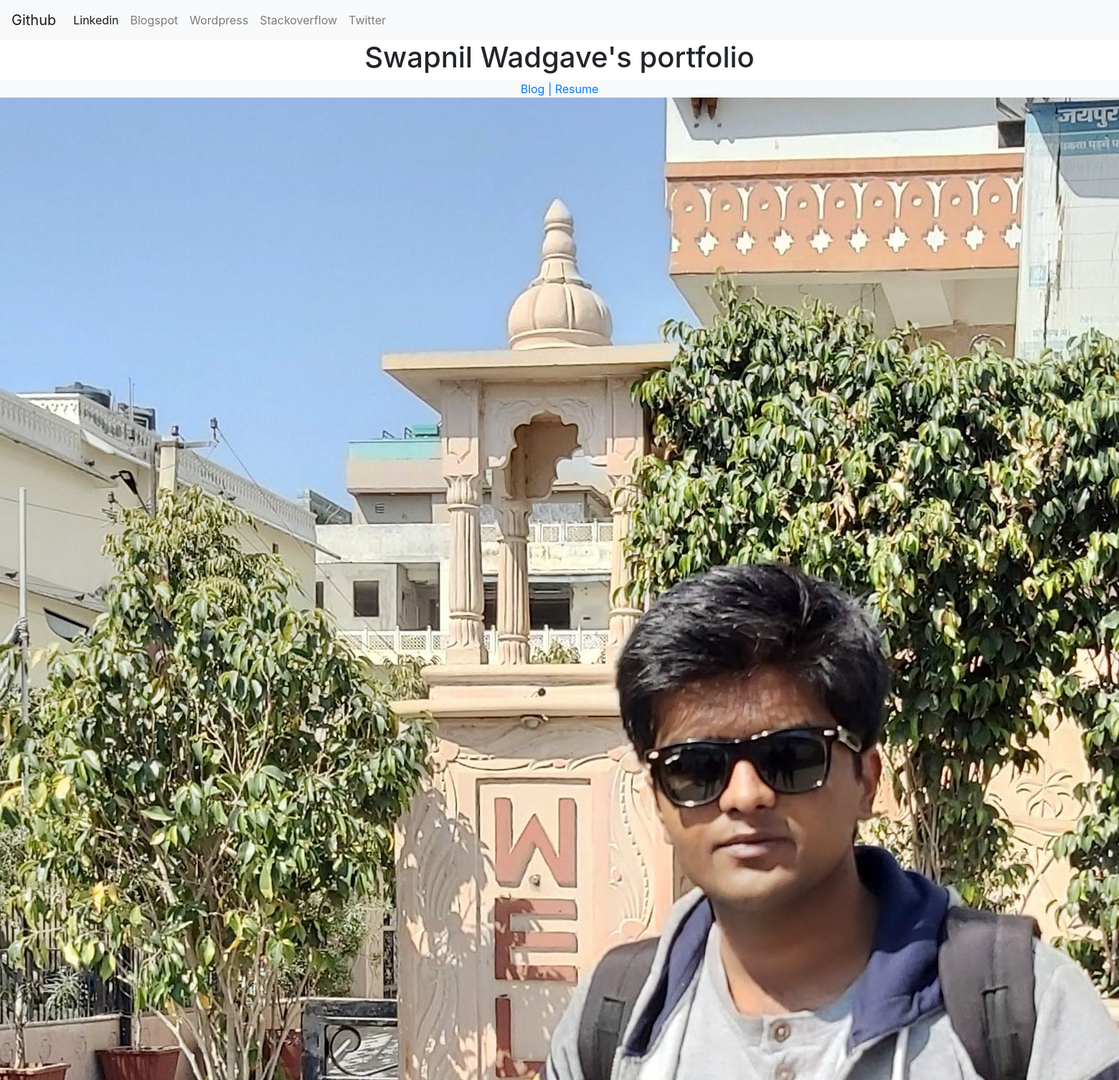
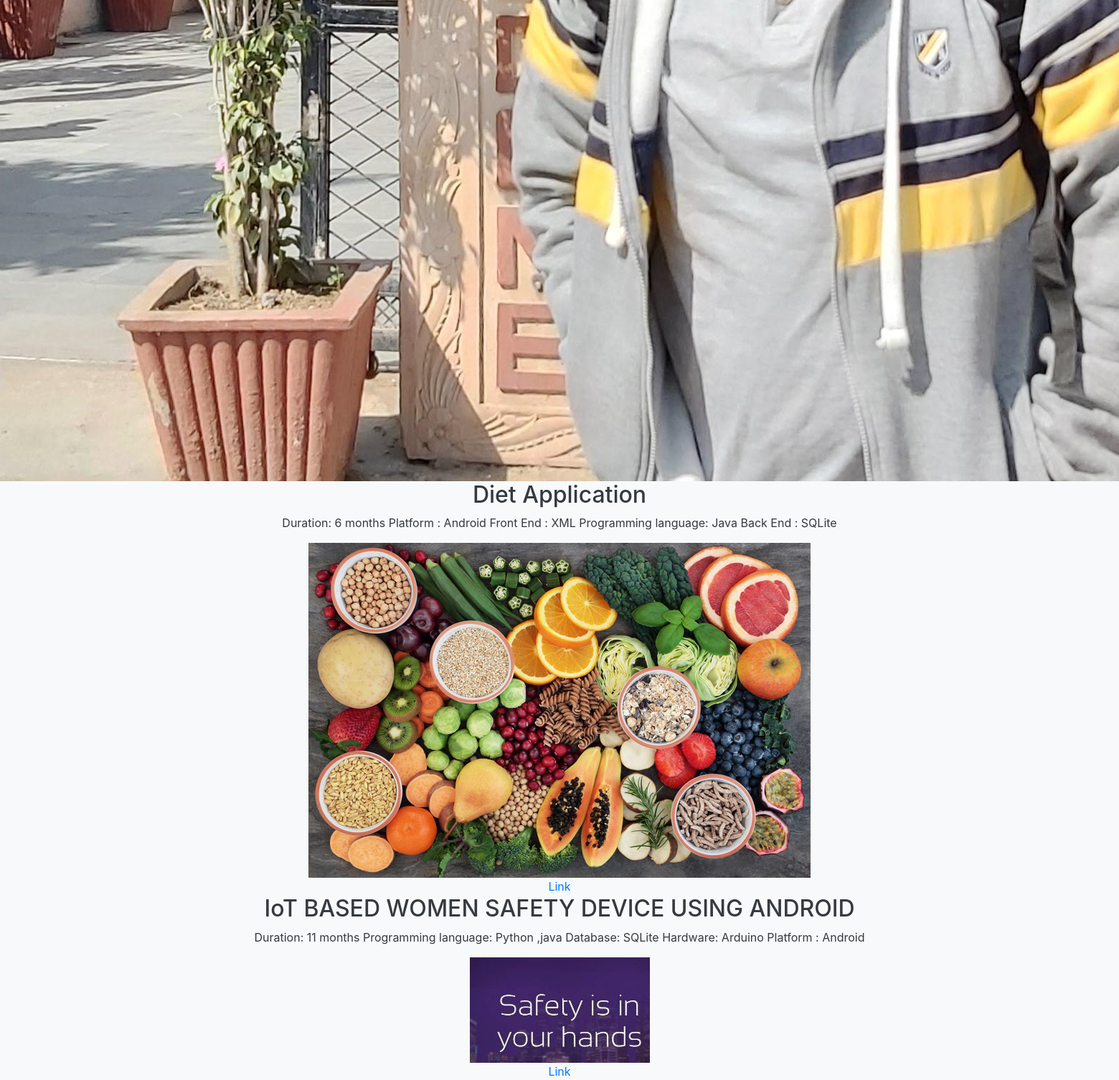
The page / on the database its author committed (2 pictures, top to bottom).
### portfolio/models.py (models this page shows, shortened)
class Project(models.Model):
    title = models.CharField(max_length = 100)
    description = models.CharField(max_length = 250)
    image = models.ImageField(upload_to='portfolio/images')
    url = models.URLField(blank=True)

### portfolio/views.py (the view)
# urls.py: 2. Add a URL to urlpatterns:  path('', views.home, name='home')
def home(request):
    projects = Project.objects.all()
    return render(request,'generator/home.html', {'projects':projects})

### portfolio/templates/generator/home.html
{% extends 'generator/base.html' %}
{% block content%}
   <h1 class="text-center"> Swapnil Wadgave's portfolio </h1>
{% load static %}
<div class="navbar-collapse text-center bg-light text-dark">
<nav>
<a href="{% url 'blog:all_blogs' %}">Blog |</a>
<a href="{% static 'portfolio\resumeswapnil.pdf'%}">Resume</a>
</nav>
<img src="{% static 'portfolio\myphoto.jpg' %}">
{% for project in projects %}
<h2>{{project.title}}</h2>
<p>{{project.description}}</p>
<img src="{{project.image.url}}" >
{% if project.url %}
<br><a href="{{ project.url }}" >Link</a>
{% endif %}
{% endfor %}
</div>
{% endblock %}

### portfolio/templates/generator/base.html (shortened to what this page needs)
<!doctype html>
<html lang="en">
  <head>
    <link rel="stylesheet" href="https://stackpath.bootstrapcdn.com/bootstrap/4.5.0/css/bootstrap.min.css">
  </head>
  <body>
  <nav class="navbar navbar-expand-lg navbar-light bg-light">
  <a class="navbar-brand" href="https://github.com/swapnilwadgave">Github</a>
  <div class="collapse navbar-collapse  " id="navbarSupportedContent">
    <ul class="navbar-nav mr-auto">
      <li class="nav-item active">
        <a class="nav-link" href="https://www.linkedin.com/in/swapnilwadgave/">Linkedin <span class="sr-only">(current)</span></a>
      </li>
      <li class="nav-item">
        <a class="nav-link" href="http://swapnilwadgave.blogspot.com/">Blogspot</a>
      </li>
      <li class="nav-item">
        <a class="nav-link" href="https://swapnilwadgave.wordpress.com/">Wordpress</a>
      </li>
      <li class="nav-item">
        <a class="nav-link" href="https://stackoverflow.com/users/11699460/swapnil-wadgave">Stackoverflow</a>
      </li>
      <li class="nav-item">
        <a class="nav-link" href="https://twitter.com/swapnilwadgave8">Twitter</a>
      </li>
    </ul>
  </div>
</nav>
{% block content %} {% endblock %}
  </body>
</html>

### rows shown on the page
Project: title "Diet Application", description "Duration: 6 months Platform : Android Front End : XML Programming language: Java Back End : SQLite", image (picture)
Project: title "IoT BASED WOMEN SAFETY DEVICE USING ANDROID", description "Duration: 11 months Programming language: Python ,java Database: SQLite Hardware: Arduino Platform : Android", image (picture)
